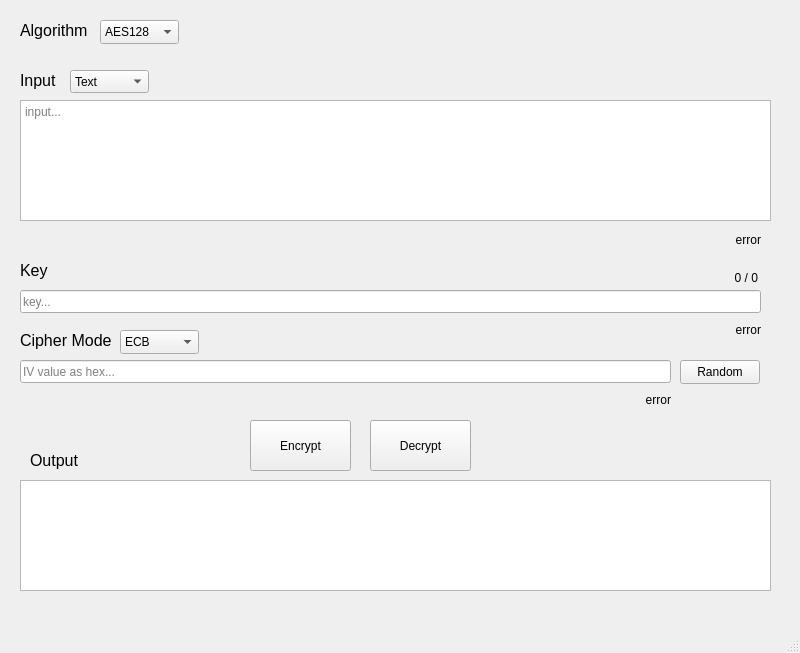
<?xml version="1.0" encoding="UTF-8"?>
<ui version="4.0">
 <class>MainWindow</class>
 <widget class="QMainWindow" name="MainWindow">
  <property name="geometry">
   <rect>
    <x>0</x>
    <y>0</y>
    <width>800</width>
    <height>653</height>
   </rect>
  </property>
  <property name="windowTitle">
   <string>MainWindow</string>
  </property>
  <widget class="QWidget" name="centralwidget">
   <widget class="QPushButton" name="encrypt_btn">
    <property name="geometry">
     <rect>
      <x>250</x>
      <y>420</y>
      <width>101</width>
      <height>51</height>
     </rect>
    </property>
    <property name="text">
     <string>Encrypt</string>
    </property>
   </widget>
   <widget class="QPushButton" name="decrypt_btn">
    <property name="geometry">
     <rect>
      <x>370</x>
      <y>420</y>
      <width>101</width>
      <height>51</height>
     </rect>
    </property>
    <property name="text">
     <string>Decrypt</string>
    </property>
   </widget>
   <widget class="QPlainTextEdit" name="input_textbox">
    <property name="geometry">
     <rect>
      <x>20</x>
      <y>100</y>
      <width>751</width>
      <height>121</height>
     </rect>
    </property>
    <property name="placeholderText">
     <string>input...</string>
    </property>
   </widget>
   <widget class="QLineEdit" name="key_textbox">
    <property name="geometry">
     <rect>
      <x>20</x>
      <y>290</y>
      <width>741</width>
      <height>23</height>
     </rect>
    </property>
    <property name="placeholderText">
     <string>key...</string>
    </property>
   </widget>
   <widget class="QLabel" name="input_label">
    <property name="geometry">
     <rect>
      <x>20</x>
      <y>70</y>
      <width>41</width>
      <height>20</height>
     </rect>
    </property>
    <property name="font">
     <font>
      <pointsize>12</pointsize>
     </font>
    </property>
    <property name="text">
     <string>Input</string>
    </property>
   </widget>
   <widget class="QLabel" name="label_2">
    <property name="geometry">
     <rect>
      <x>20</x>
      <y>260</y>
      <width>41</width>
      <height>20</height>
     </rect>
    </property>
    <property name="font">
     <font>
      <pointsize>12</pointsize>
     </font>
    </property>
    <property name="text">
     <string>Key</string>
    </property>
   </widget>
   <widget class="QPlainTextEdit" name="output_textbox">
    <property name="geometry">
     <rect>
      <x>20</x>
      <y>480</y>
      <width>751</width>
      <height>111</height>
     </rect>
    </property>
   </widget>
   <widget class="QLabel" name="output_label">
    <property name="geometry">
     <rect>
      <x>30</x>
      <y>450</y>
      <width>61</width>
      <height>20</height>
     </rect>
    </property>
    <property name="font">
     <font>
      <pointsize>12</pointsize>
     </font>
    </property>
    <property name="text">
     <string>Output</string>
    </property>
   </widget>
   <widget class="QLabel" name="key_err_label">
    <property name="geometry">
     <rect>
      <x>630</x>
      <y>320</y>
      <width>131</width>
      <height>20</height>
     </rect>
    </property>
    <property name="text">
     <string>error</string>
    </property>
    <property name="alignment">
     <set>Qt::AlignRight|Qt::AlignTrailing|Qt::AlignVCenter</set>
    </property>
   </widget>
   <widget class="QLabel" name="input_err_label">
    <property name="geometry">
     <rect>
      <x>560</x>
      <y>230</y>
      <width>201</width>
      <height>20</height>
     </rect>
    </property>
    <property name="text">
     <string>error</string>
    </property>
    <property name="alignment">
     <set>Qt::AlignRight|Qt::AlignTrailing|Qt::AlignVCenter</set>
    </property>
   </widget>
   <widget class="QComboBox" name="input_comboBox">
    <property name="geometry">
     <rect>
      <x>70</x>
      <y>70</y>
      <width>79</width>
      <height>23</height>
     </rect>
    </property>
    <item>
     <property name="text">
      <string>Text</string>
     </property>
    </item>
    <item>
     <property name="text">
      <string>Hex</string>
     </property>
    </item>
   </widget>
   <widget class="QLabel" name="key_size_label">
    <property name="geometry">
     <rect>
      <x>700</x>
      <y>270</y>
      <width>58</width>
      <height>16</height>
     </rect>
    </property>
    <property name="text">
     <string>0 / 0</string>
    </property>
    <property name="alignment">
     <set>Qt::AlignRight|Qt::AlignTrailing|Qt::AlignVCenter</set>
    </property>
   </widget>
   <widget class="QLabel" name="algo_label">
    <property name="geometry">
     <rect>
      <x>20</x>
      <y>20</y>
      <width>81</width>
      <height>20</height>
     </rect>
    </property>
    <property name="font">
     <font>
      <pointsize>12</pointsize>
     </font>
    </property>
    <property name="text">
     <string>Algorithm</string>
    </property>
   </widget>
   <widget class="QComboBox" name="algo_comboBox">
    <property name="geometry">
     <rect>
      <x>100</x>
      <y>20</y>
      <width>79</width>
      <height>24</height>
     </rect>
    </property>
    <item>
     <property name="text">
      <string>AES128</string>
     </property>
    </item>
    <item>
     <property name="text">
      <string>Caeser</string>
     </property>
    </item>
    <item>
     <property name="text">
      <string>Playfair</string>
     </property>
    </item>
    <item>
     <property name="text">
      <string>DES</string>
     </property>
    </item>
   </widget>
   <widget class="QLineEdit" name="iv_textbox">
    <property name="geometry">
     <rect>
      <x>20</x>
      <y>360</y>
      <width>651</width>
      <height>23</height>
     </rect>
    </property>
    <property name="placeholderText">
     <string>IV value as hex...</string>
    </property>
   </widget>
   <widget class="QPushButton" name="iv_random_btn">
    <property name="geometry">
     <rect>
      <x>680</x>
      <y>360</y>
      <width>80</width>
      <height>24</height>
     </rect>
    </property>
    <property name="text">
     <string>Random</string>
    </property>
   </widget>
   <widget class="QLabel" name="c_mode_label">
    <property name="geometry">
     <rect>
      <x>20</x>
      <y>330</y>
      <width>91</width>
      <height>20</height>
     </rect>
    </property>
    <property name="font">
     <font>
      <pointsize>12</pointsize>
     </font>
    </property>
    <property name="text">
     <string>Cipher Mode</string>
    </property>
   </widget>
   <widget class="QComboBox" name="c_mode_comboBox">
    <property name="geometry">
     <rect>
      <x>120</x>
      <y>330</y>
      <width>79</width>
      <height>24</height>
     </rect>
    </property>
    <item>
     <property name="text">
      <string>ECB</string>
     </property>
    </item>
    <item>
     <property name="text">
      <string>CBC</string>
     </property>
    </item>
    <item>
     <property name="text">
      <string>CTR</string>
     </property>
    </item>
   </widget>
   <widget class="QLabel" name="c_mode_err_label">
    <property name="geometry">
     <rect>
      <x>470</x>
      <y>390</y>
      <width>201</width>
      <height>20</height>
     </rect>
    </property>
    <property name="text">
     <string>error</string>
    </property>
    <property name="alignment">
     <set>Qt::AlignRight|Qt::AlignTrailing|Qt::AlignVCenter</set>
    </property>
   </widget>
  </widget>
  <widget class="QMenuBar" name="menubar">
   <property name="geometry">
    <rect>
     <x>0</x>
     <y>0</y>
     <width>800</width>
     <height>21</height>
    </rect>
   </property>
  </widget>
  <widget class="QStatusBar" name="statusbar"/>
 </widget>
 <resources/>
 <connections/>
</ui>
